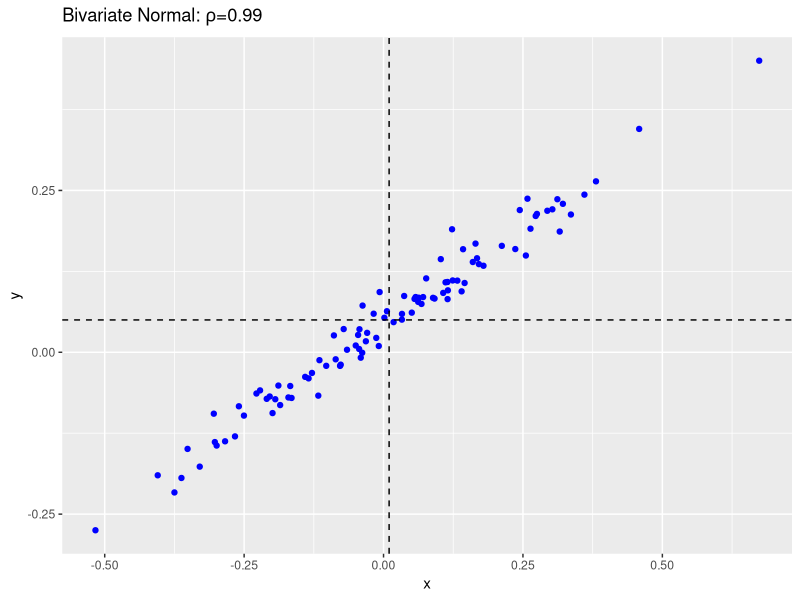
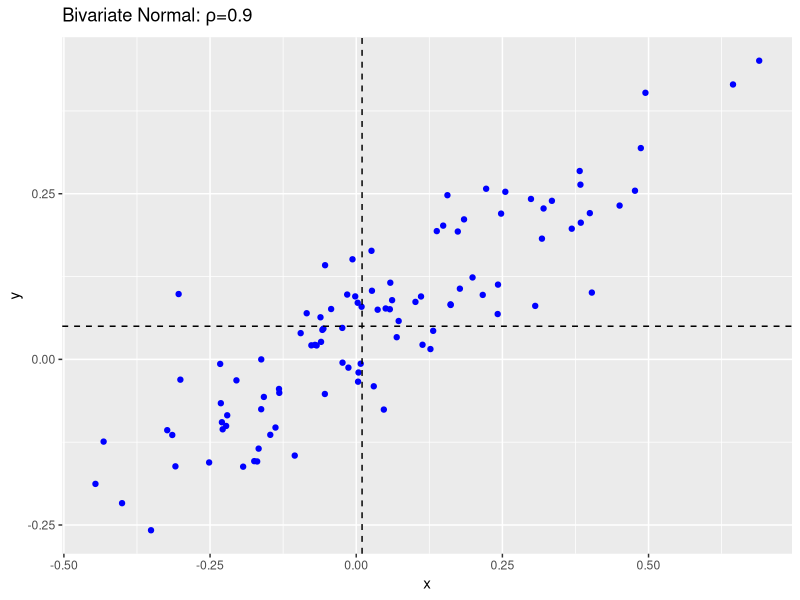
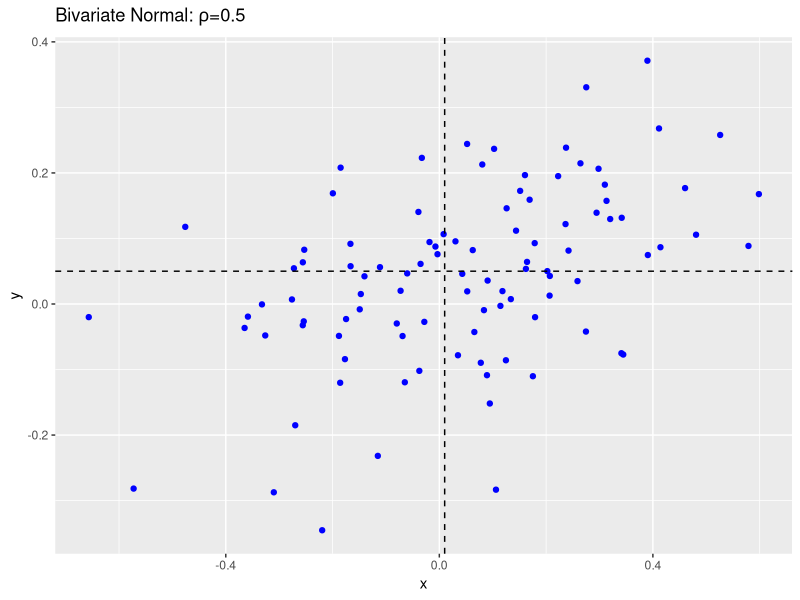
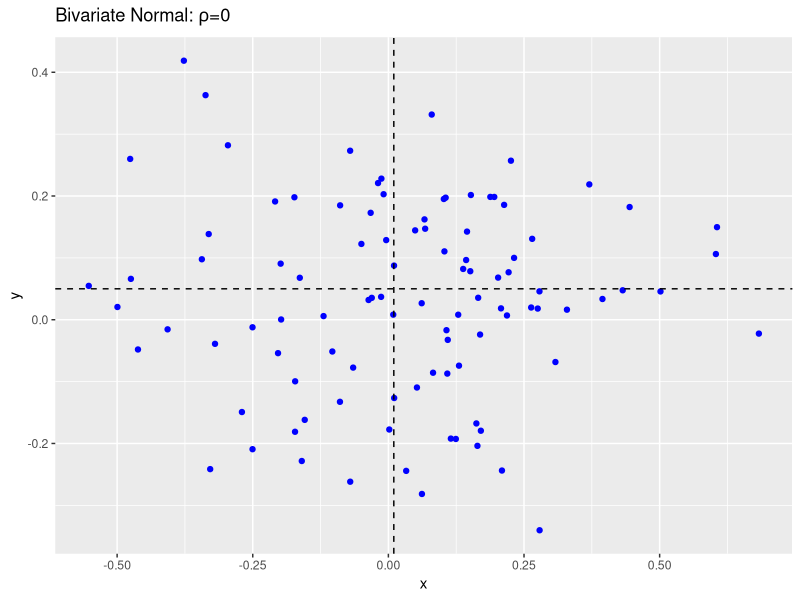
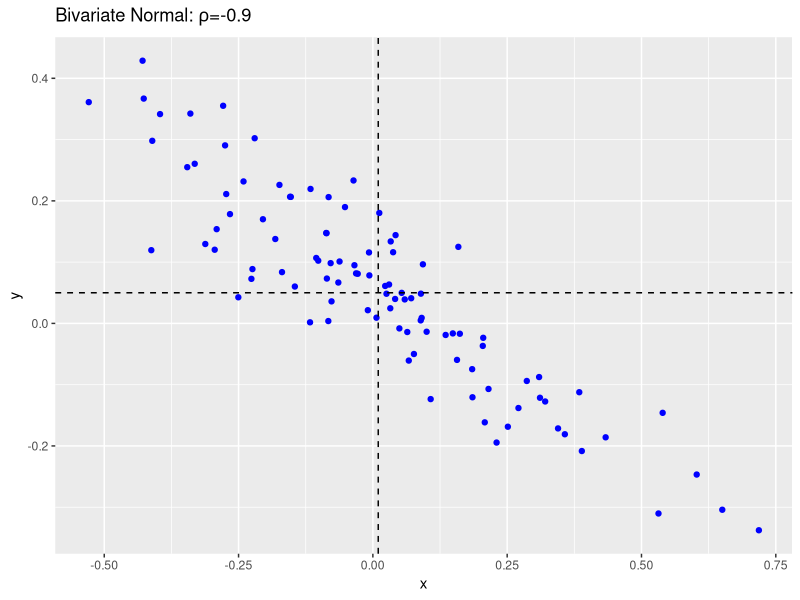

Recreate these plots in R, in order.
## ---- chunk 1
knitr::opts_chunk$set(
  echo=TRUE,
  root.dir='/Users/noahkawasaki/Desktop/ECON 147/Homework 3',
  fig.width=5,
  fig.height=3
  )
library(tidyverse)
library(mvtnorm)
## ---- chunk 2
# Initial parameters and variables
mu_x <- 0.01
mu_y <-  0.05
sig_x <-  0.25
sig_y <-  0.15

n <-  100
set.seed(123)
## ---- chunk 3
rho <- 0.99
sig_xy <-  rho*sig_x*sig_y
Sigma_xy <-  matrix(c(sig_x^2, sig_xy, sig_xy, sig_y^2), 2, 2, byrow=TRUE)
xy_vals <-  data.frame(rmvnorm(n, mean=c(mu_x, mu_y), sigma=Sigma_xy))

ggplot(xy_vals, aes(X1, X2)) +
  geom_point(color='blue') +
  geom_hline(yintercept=mu_y, linetype='dashed', color='black') +
  geom_vline(xintercept=mu_x, linetype='dashed', color='black') +
  ggtitle(expression(paste("Bivariate Normal: ", rho, "=0.99"))) +
  xlab('x') +
  ylab('y')

pmvnorm(lower=c(-Inf, -Inf), upper=c(0, 0), mean=c(mu_x, mu_y), sigma=Sigma_xy)[1]
## ---- chunk 4
rho <- 0.9
sig_xy <-  rho*sig_x*sig_y
Sigma_xy <-  matrix(c(sig_x^2, sig_xy, sig_xy, sig_y^2), 2, 2, byrow=TRUE)
xy_vals <-  data.frame(rmvnorm(n, mean=c(mu_x, mu_y), sigma=Sigma_xy))

ggplot(xy_vals, aes(X1, X2)) +
  geom_point(color='blue') +
  geom_hline(yintercept=mu_y, linetype='dashed', color='black') +
  geom_vline(xintercept=mu_x, linetype='dashed', color='black') +
  ggtitle(expression(paste("Bivariate Normal: ", rho, "=0.9"))) +
  xlab('x') +
  ylab('y')

pmvnorm(lower=c(-Inf, -Inf), upper=c(0, 0), mean=c(mu_x, mu_y), sigma=Sigma_xy)[1]
## ---- chunk 5
rho <- 0.5
sig_xy <-  rho*sig_x*sig_y
Sigma_xy <-  matrix(c(sig_x^2, sig_xy, sig_xy, sig_y^2), 2, 2, byrow=TRUE)
xy_vals <-  data.frame(rmvnorm(n, mean=c(mu_x, mu_y), sigma=Sigma_xy))

ggplot(xy_vals, aes(X1, X2)) +
  geom_point(color='blue') +
  geom_hline(yintercept=mu_y, linetype='dashed', color='black') +
  geom_vline(xintercept=mu_x, linetype='dashed', color='black') +
  ggtitle(expression(paste("Bivariate Normal: ", rho, "=0.5"))) +
  xlab('x') +
  ylab('y')

pmvnorm(lower=c(-Inf, -Inf), upper=c(0, 0), mean=c(mu_x, mu_y), sigma=Sigma_xy)[1]
## ---- chunk 6
rho <- 0
sig_xy <-  rho*sig_x*sig_y
Sigma_xy <-  matrix(c(sig_x^2, sig_xy, sig_xy, sig_y^2), 2, 2, byrow=TRUE)
xy_vals <-  data.frame(rmvnorm(n, mean=c(mu_x, mu_y), sigma=Sigma_xy))

ggplot(xy_vals, aes(X1, X2)) +
  geom_point(color='blue') +
  geom_hline(yintercept=mu_y, linetype='dashed', color='black') +
  geom_vline(xintercept=mu_x, linetype='dashed', color='black') +
  ggtitle(expression(paste("Bivariate Normal: ", rho, "=0"))) +
  xlab('x') +
  ylab('y')

pmvnorm(lower=c(-Inf, -Inf), upper=c(0, 0), mean=c(mu_x, mu_y), sigma=Sigma_xy)[1]
## ---- chunk 7
rho <- -0.9
sig_xy <-  rho*sig_x*sig_y
Sigma_xy <-  matrix(c(sig_x^2, sig_xy, sig_xy, sig_y^2), 2, 2, byrow=TRUE)
xy_vals <-  data.frame(rmvnorm(n, mean=c(mu_x, mu_y), sigma=Sigma_xy))

ggplot(xy_vals, aes(X1, X2)) +
  geom_point(color='blue') +
  geom_hline(yintercept=mu_y, linetype='dashed', color='black') +
  geom_vline(xintercept=mu_x, linetype='dashed', color='black') +
  ggtitle(expression(paste("Bivariate Normal: ", rho, "=-0.9"))) +
  xlab('x') +
  ylab('y')

pmvnorm(lower=c(-Inf, -Inf), upper=c(0, 0), mean=c(mu_x, mu_y), sigma=Sigma_xy)[1]
